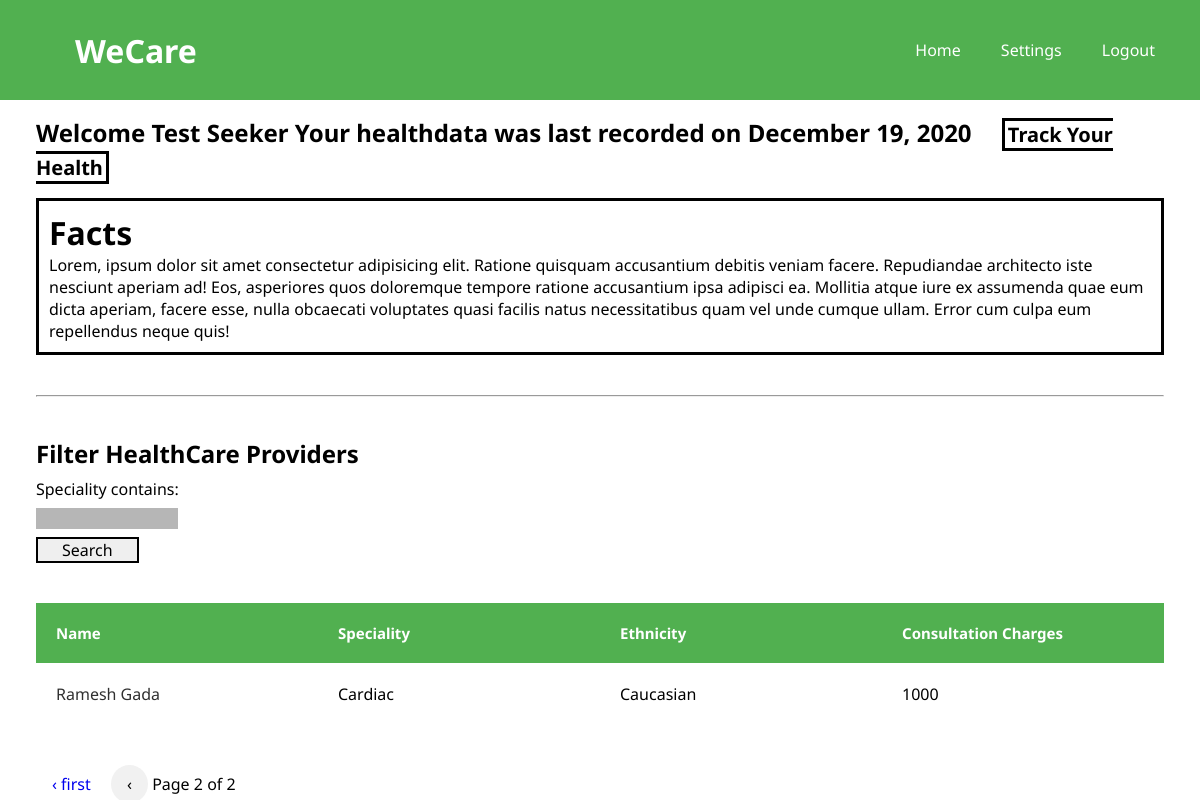
Page /dashboard?page=2 (signed in) on the committed database.
### users/models.py (models this page shows, shortened)
class Seeker(models.Model):
    user = models.OneToOneField(
        User, on_delete=models.CASCADE, primary_key=True)
    phone_number = models.CharField(max_length=20)
    location = models.CharField(max_length=20)
    medicaid_recepient = models.BooleanField(default=False)
    ethnicity = models.CharField(max_length=20)
    def __str__(self):
        return f'{self.user.first_name} {self.user.last_name}'

class User(AbstractUser):
    email = models.EmailField(unique=True)
    is_seeker = models.BooleanField(default=False)
    is_provider = models.BooleanField(default=False)
    first_name = models.CharField(max_length=100)
    last_name = models.CharField(max_length=100)
    USERNAME_FIELD = 'email'
    REQUIRED_FIELDS = []

class Provider(models.Model):
    user = models.OneToOneField(
        User, on_delete=models.CASCADE, primary_key=True)
    phone_number = models.CharField(max_length=20)
    designation = models.CharField(max_length=20)
    ethnicity = models.CharField(max_length=20)
    def __str__(self):
        return f'{self.user.first_name} {self.user.last_name}'

### healthdata/models.py (models this page shows, shortened)
class HealthData(models.Model):
    seeker = models.ForeignKey(Seeker, on_delete=models.CASCADE)
    heartrate = models.IntegerField(
        validators=[MaxValueValidator(210), MinValueValidator(50)])
    weight = models.IntegerField()
    steps = models.IntegerField()
    date_recorded = models.DateTimeField(default=timezone.now)

### listings/models.py (models this page shows, shortened)
class Listing(models.Model):
    listing_id = models.AutoField(primary_key=True)
    provider = models.ForeignKey(Provider, on_delete=models.CASCADE)
    description = models.TextField()
    consultation_charges = models.IntegerField()
    ethnicity = models.CharField(max_length=20)
    speciality = models.TextField()

### listings/views.py (the view)
# urls.py: path('dashboard', listings.dashboard, name='dashboard'),
def dashboard(request):
    labels = []
    data = []
    seeker = get_object_or_404(Seeker, user=request.user)
    listing_filter = ListingFilter(request.GET, queryset=Listing.objects.all())
    paginator = Paginator(listing_filter.qs, 4)
    page_number = request.GET.get('page')
    try:
        response = paginator.page(page_number)
    except PageNotAnInteger:
        response = paginator.page(1)
    except EmptyPage:
        response = paginator.page(paginator.num_pages)
    user_healthdata = HealthData.objects.filter(seeker=seeker)
    latest_date = user_healthdata.reverse()[0]
    context = {
        'seeker': seeker,
        'filter': listing_filter,
        'page': page_number,
        'response': response,
        'user_healthdata': user_healthdata,
        'latest_date': latest_date
    }
    return render(request, 'listings/dashboard.html', context)

### listings/templatetags/my_templatetags.py (called while the page is built)
@register.simple_tag
def query_transform(request, **kwargs):
    updated = request.GET.copy()
    for k, v in kwargs.items():
        if v is not None:
            updated[k] = v
        else:
            updated.pop(k, 0)
    return updated.urlencode()

### listings/templates/listings/dashboard.html (shortened to what this page needs)
{% extends "listings/base.html" %}
{% load static %}
{% load my_templatetags %}
{% block content %}
<link rel="stylesheet" href="{% static 'listings/dashboard.css' %}">
<div class="parent_container">
    <div class="welcome">
        {% if user_healthdata == None %}
            <h2>Welcome {{ seeker }} Start tracking your fitness and healthdata</h2>
            <a class="track_url" href="{% url 'track' %}">Track Your Health</a>
        {% else %}
            <h2>Welcome {{ seeker }} Your healthdata was last recorded on {{ latest_date.date_recorded|date:"F d, Y" }}
                <span><a class="track_url" href="{% url 'track' %}">Track Your Health</a></span>
            </h2>
        {% endif %}
    </div>
    <div class="demographics">
        <h1>Facts</h1>
        <p>
            Lorem, ipsum dolor sit amet consectetur adipisicing elit. Ratione quisquam accusantium debitis veniam facere. Repudiandae architecto iste nesciunt aperiam ad! Eos, asperiores quos doloremque tempore ratione accusantium ipsa adipisci ea.
            Mollitia atque iure ex assumenda quae eum dicta aperiam, facere esse, nulla obcaecati voluptates quasi facilis natus necessitatibus quam vel unde cumque ullam. Error cum culpa eum repellendus neque quis!
        </p>
    </div>
    <hr>
    <div class="healthcare_providers">
        <h2>Filter HealthCare Providers</h2>
        <div class="filt_cont">
            <form method="get" class="filt_form">
                {{ filter.form }}
                <button type="submit" class="filter_submit">Search</button>
            </form>
        </div>
        <table class="listings_table">
            <thead>
                <tr>
                    <th>Name</th>
                    <th>Speciality</th>
                    <th>Ethnicity</th>
                    <th>Consultation Charges</th>
                </tr>
            </thead>
            {% for listing in response %}
                <tr>
                    <td><a class="provider_name" href="{% url 'listing' listing.listing_id %}">{{ listing.provider }}</a></td>
                    <td>{{ listing.speciality }}</td>
                    <td>{{ listing.ethnicity }}</td>
                    <td>{{ listing.consultation_charges }}</td>
                </tr>
            {% endfor %}
        </table>
    </div>
    <div class="paginator">
        <span>
            {% if response.has_previous %}
                <a href="?{% query_transform request page=1 %}">&#8249; first</a>
                <a class="previous round" href="?{% query_transform request page=response.previous_page_number %}">&#8249;</a>
            {% endif %}
            <span class="current">
                Page {{ response.number }} of {{ response.paginator.num_pages }}
            </span>
        </span>
    </div>
</div>
{% endblock content %}

### listings/static/listings/base.css (style rules this page uses)
* { margin: 0; padding: 0; }
:root { --primary: #51b050; --secondary: #767676; }
body { height: 100vh; display: flex; flex-direction: column; }

### listings/static/listings/dashboard.css (style rules this page uses)
* { padding: 0; margin: 0; max-width: 100%; }
.parent_container { font-family: "Noto Sans", sans-serif; margin-left: 3vw; margin-right: 3vw; flex-direction: column; position: relative; }
.parent_container, .health_data { display: flex; justify-content: center; }
.parent_container { max-width: 100%; }
.filt_form { display: flex; align-items: flex-start; flex-direction: column; }
.filt_form label, .filt_form input, .filt_form button { margin-top: 1vh; }
.healthcare_providers, .paginator, .listings_table { margin-top: 5vh; }
@media screen and (min-width: 600px) { .parent_container { flex-direction: column; } }
@media screen and (min-width: 600px) { .listings_table { table-layout: fixed; border-collapse: collapse; width: 100%; } }
@media screen and (min-width: 600px) { .listings_table thead { background-color: var(--primary); color: white; text-align: left; font-size: 15px; } }
@media screen and (min-width: 600px) { .listings_table th, .listings_table td { padding: 20px; } }
@media screen and (min-width: 600px) { #id_provider, #id_speciality { float: right; font-size: 10px; padding: 5px; border: none; background-color: rgb(182, 182, 182); } }
.paginator a { text-decoration: none; display: inline-block; padding: 8px 16px; }
.previous { background-color: #f1f1f1; color: black; }
.round { border-radius: 50%; }
.demographics { max-width: 100%; border: 3px solid black; padding: 10px; margin-top: 2vh; }
.demographics p { max-width: 100%; word-wrap: break-word; }
.welcome { margin-top: 2vh; }
.track_url { font-family: "Noto Sans", sans-serif; padding-left: 3px; padding-right: 3px; font-size: 2.5vh; text-decoration: none; color: black; border: 3px solid black; margin-left: 3vh; }
hr { margin-top: 5vh; }
.provider_name { text-decoration: none; color: rgb(48, 48, 48); }
.filter_submit { font-family: "Noto Sans", sans-serif; font-size: 2vh; border-radius: 0; border: 2px solid black; padding-left: 3vh; padding-right: 3vh; }

### rows in the picture
Seeker: user_id.last_name "Test Seeker"
HealthData: date_recorded "December 19, 2020"
Listing: provider "Ramesh Gada", speciality "Cardiac", ethnicity "Caucasian", consultation_charges "1000"

### other values in the picture
{{ response.number }} "2"
{{ response.paginator.num_pages }} "2"
